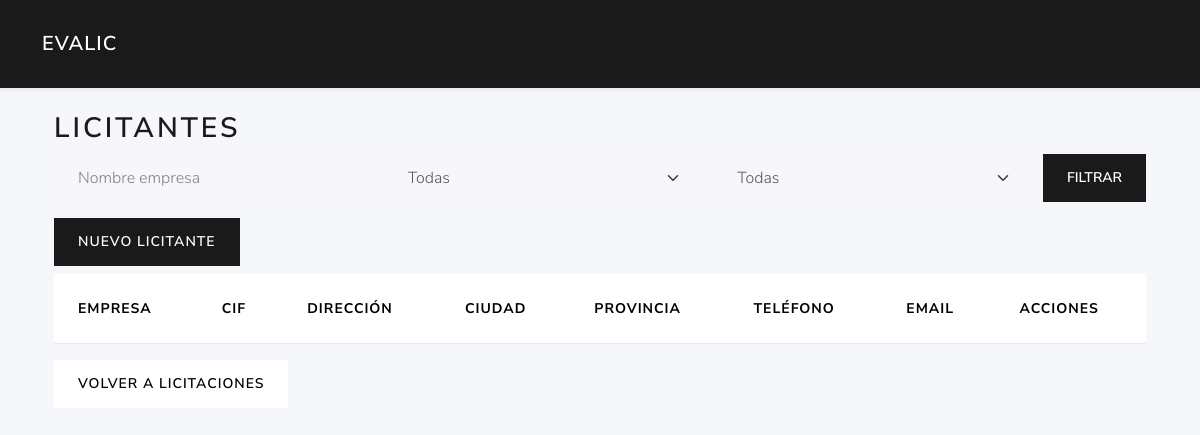
/licitantes/, run on an earlier commit of the app's database.
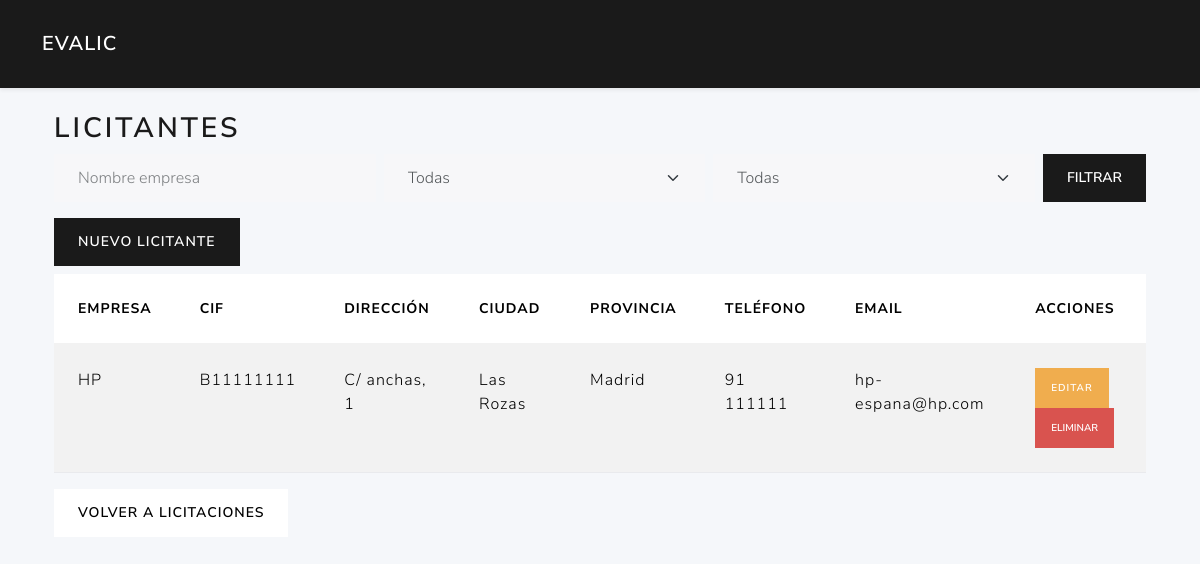
And on a later commit of the database.
### tables this page shows
CREATE TABLE licitantes (
        id  INTEGER PRIMARY KEY AUTOINCREMENT,
        nombreempresa TEXT NOT NULL,
        cif text NOT NULL,
        direccion text,
        ciudad text,
        provincia text,
        telefono text,
        email text                                                                                                                            
    );

### routes/licitantes_routes.py (the view)
@licitantes_bp.route('/')
def index():
    licitacion_id = request.args.get('licitacion_id', type=int)
    all_licitantes = list_licitantes_logic(current_app)
    lics = all_licitantes
    filtro_nombre    = request.args.get('filtro_nombre',   '').strip()
    filtro_provincia = request.args.get('filtro_provincia','')
    filtro_ciudad    = request.args.get('filtro_ciudad',   '')
    if filtro_nombre:
        lics = [
            l for l in lics
            if filtro_nombre.lower() in (l['nombreempresa'] or '').lower()
        ]
    if filtro_provincia:
        lics = [
            l for l in lics
            if l['provincia'] == filtro_provincia
        ]
    if filtro_ciudad:
        lics = [
            l for l in lics
            if filtro_ciudad.lower() in (l['ciudad'] or '').lower()
        ]
    provincias = sorted({l['provincia'] for l in all_licitantes if l['provincia']})
    ciudades   = sorted({l['ciudad']    for l in all_licitantes if l['ciudad']})
    return render_template(
        'licitantes/index.html',
        licitantes=lics,
        licitacion_id=licitacion_id,
        provincias=provincias,
        ciudades=ciudades,
        request=request
    )

### app.py (called while the page is built)
def create_app():
    app = Flask(__name__)
    app.config.from_object(Config)
    @app.context_processor
    def utility_processor():
        from flask import request, url_for
        def url_for_other_page(page):
            args = request.args.copy()
            args['page'] = page
            return url_for('licitaciones.index', **args)
        return dict(url_for_other_page=url_for_other_page)
    app.teardown_appcontext(close_connection)
    with app.app_context():
        init_db(app)
    app.register_blueprint(auth_bp)
    app.register_blueprint(user_bp)
    app.register_blueprint(licitaciones_bp)
    app.register_blueprint(ofertas_bp)
    app.register_blueprint(licitantes_bp)
    app.register_blueprint(evaluador_bp)
    from routes.criterios_routes import criterios_bp
    app.register_blueprint(criterios_bp)
    return app

### models/dao.py (called while the page is built)
def get_db(app):
    db = getattr(g, '_database', None)
    if db is None:
        db = g._database = sqlite3.connect(app.config['DATABASE'])
        db.row_factory = sqlite3.Row
    return db

def close_connection(exception):
    db = getattr(g, '_database', None)
    if db is not None:
        db.close()

### models/licitantes_data.py (called while the page is built)
def list_licitantes(db):
    cur = db.execute(
        "SELECT id, nombreempresa, cif, direccion, ciudad, provincia, telefono, email FROM licitantes ORDER BY id"
    )
    return cur.fetchall()

### services/licitante_service.py (called while the page is built)
def list_licitantes_logic(app):
    db = get_db(app)
    return list_licitantes(db)

### templates/licitantes/index.html (shortened to what this page needs)
{% extends 'base.html' %}
{% block content %}
<div class="container">
  <h2>Licitantes</h2>
  <form method="get" class="row g-2 mb-3 align-items-end">
    <div class="col">
      <input
        type="text"
        class="form-control"
        id="filtro_nombre"
        name="filtro_nombre"
        placeholder="Nombre empresa"
        value="{{ request.args.get('filtro_nombre','') }}"
      >
    </div>
    <div class="col">
      <select
        class="form-select"
        id="filtro_provincia"
        name="filtro_provincia"
      >
        <option value="">Todas</option>
      </select>
    </div>
    <div class="col">
      <select
        class="form-select"
        id="filtro_ciudad"
        name="filtro_ciudad"
      >
        <option value="">Todas</option>
      </select>
    </div>
    <div class="col-auto ms-auto">
      <button type="submit" class="btn btn-primary">Filtrar</button>
    </div>
  </form>
  <a href="{{ url_for('licitantes.new') }}" class="btn btn-primary mb-2">Nuevo Licitante</a>
  <table class="table table-striped">
    <thead>
      <tr>
        <th>Empresa</th>
        <th>CIF</th>
        <th>Dirección</th>
        <th>Ciudad</th>
        <th>Provincia</th>
        <th>Teléfono</th>
        <th>Email</th>
        <th>Acciones</th>
      </tr>
    </thead>
    <tbody>
      {% for lic in licitantes %}
      <tr>
        <td>{{ lic.nombreempresa }}</td>
        <td>{{ lic.cif }}</td>
        <td>{{ lic.direccion }}</td>
        <td>{{ lic.ciudad }}</td>
        <td>{{ lic.provincia }}</td>
        <td>{{ lic.telefono }}</td>
        <td>{{ lic.email }}</td>
        <td>
          <a href="{{ url_for('licitantes.edit', id=lic.id) }}" class="btn btn-sm btn-warning">Editar</a>
          <form method="post" action="{{ url_for('licitantes.delete', id=lic.id) }}" style="display:inline">
            <button class="btn btn-sm btn-danger" onclick="return confirm('Eliminar licitante?')">Eliminar</button>
          </form>
        </td>
      </tr>
      {% endfor %}
    </tbody>
  </table>
  {% if licitacion_id %}
  <a href="{{ url_for('ofertas.index', licitacion_id=licitacion_id) }}" class="btn btn-secondary">
    Volver a Ofertas
  </a>
{% else %}
  <a href="{{ url_for('licitaciones.index') }}" class="btn btn-secondary">
    Volver a Licitaciones
  </a>
{% endif %}
</div>
{% endblock %}

### templates/base.html (shortened to what this page needs)
<!doctype html>
<html lang="es">
<head>
  <link href="https://cdn.jsdelivr.net/npm/bootswatch@5.3.0/dist/lux/bootstrap.min.css"
        rel="stylesheet">
</head>
<body>
  <nav class="navbar navbar-expand-lg navbar-dark bg-primary shadow-sm">
    <div class="container">
      <a class="navbar-brand" >EvaLic</a>
    </div>
  </nav>
  <main class="container py-4">
    {% block content %}{% endblock %}
  </main>
</body>
</html>

### templates/base.html (style rules this page uses)
body { background:#f5f7fa; }
.navbar-brand { font-weight:600; }

What changed in the data, as far as the page shows it:
added licitantes: nombreempresa "HP", cif "B11111111", direccion "C/ anchas, 1", ciudad "Las Rozas", provincia "Madrid", telefono "91 111111", email "hp-espana@hp.com"
